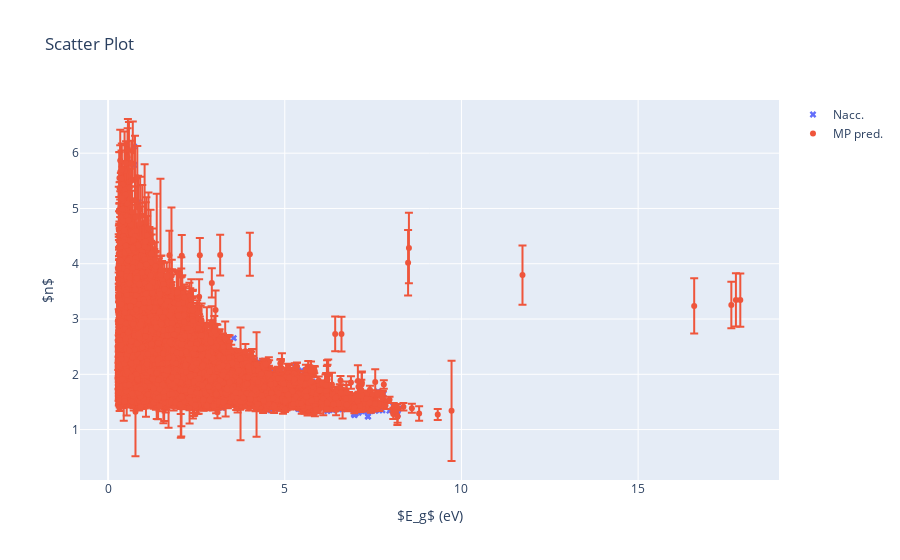

The notebook cell saved with this chart:
### Code cell
import plotly.express as px
import plotly.graph_objects as go

# Data
data_naccarato = {'x': gap_naccarato, 'y': refractive_index_naccarato}
data_mp_pred = {'x': gap_mp, 'y': refractive_index_mp_pred, 'error_y': {'array': refractive_index_mp_unc, 'visible': True}}

# Scatter plot for Nacc.
scatter_naccarato = go.Scatter(
    x=data_naccarato['x'],
    y=data_naccarato['y'],
    mode='markers',
    marker=dict(symbol='x'),
    name='Nacc.'
)

# Scatter plot for MP pred.
scatter_mp_pred = go.Scatter(
    x=data_mp_pred['x'],
    y=data_mp_pred['y'],
    mode='markers',
    error_y=data_mp_pred['error_y'],
    # marker='.',
    # line=dict(color='darkorange'),
    name='MP pred.',
    text=[struc["id"] for struc in strucs_mp_filt_odd]
)

# Layout
layout = go.Layout(
    title=dict(text='Scatter Plot'),
    xaxis=dict(title='$E_g$ (eV)', showgrid=True),
    yaxis=dict(title='$n$', showgrid=True),
    legend=dict(font=dict(size=12))
)

# Create figure
fig = go.Figure(data=[scatter_naccarato, scatter_mp_pred], layout=layout)

# Show figure
fig.show()

### Figure 1 — Plotly figure (JSON) as saved in the notebook; plotly's stock layout.template omitted (floating-point values rounded to 4 significant figures; data arrays with more than 128 entries replaced by an {"elided": "..."} marker saying what was removed)
{"data": [{"marker": {"symbol": "x"}, "mode": "markers", "name": "Nacc.", "type": "scatter", "x": {"elided": "4001 float values"}, "y": {"elided": "4001 float values"}}, {"error_y": {"array": {"elided": "24186 float values"}, "visible": true}, "mode": "markers", "name": "MP pred.", "text": {"elided": "24186 str values"}, "type": "scatter", "x": {"elided": "24186 float values"}, "y": {"elided": "24186 float values"}}], "layout": {"legend": {"font": {"size": 12}}, "title": {"text": "Scatter Plot"}, "xaxis": {"showgrid": true, "title": {"text": "$E_g$ (eV)"}}, "yaxis": {"showgrid": true, "title": {"text": "$n$"}}}}
